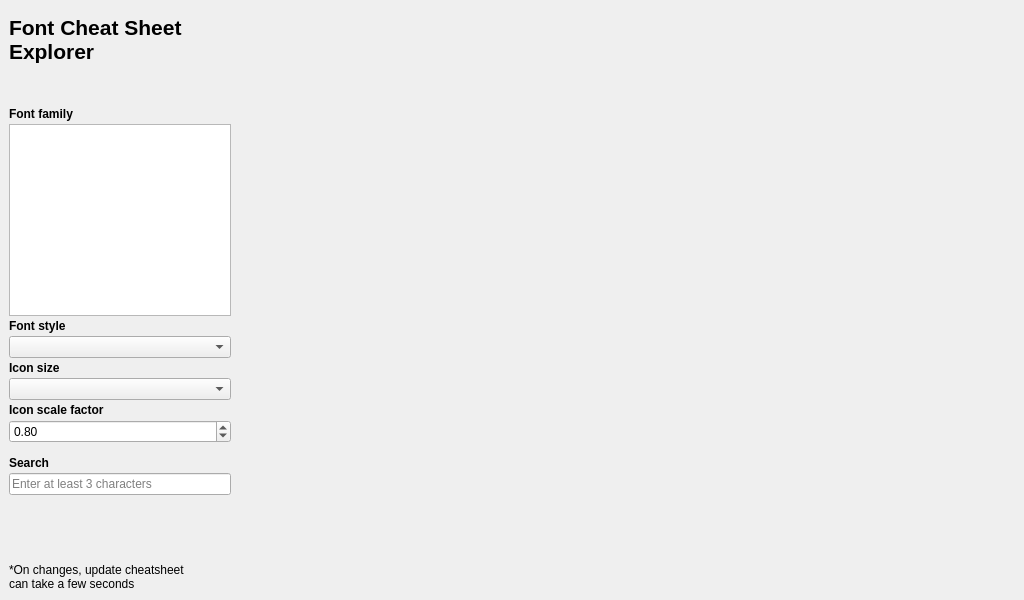
<?xml version="1.0" encoding="UTF-8"?>
<ui version="4.0">
 <class>WidgetCheatSheet</class>
 <widget class="QWidget" name="WidgetCheatSheet">
  <property name="geometry">
   <rect>
    <x>0</x>
    <y>0</y>
    <width>1024</width>
    <height>600</height>
   </rect>
  </property>
  <property name="windowTitle">
   <string>CheatSheet</string>
  </property>
  <layout class="QHBoxLayout" name="horizontalLayout">
   <property name="leftMargin">
    <number>0</number>
   </property>
   <property name="topMargin">
    <number>0</number>
   </property>
   <property name="rightMargin">
    <number>0</number>
   </property>
   <property name="bottomMargin">
    <number>0</number>
   </property>
   <item>
    <widget class="QWidget" name="widget" native="true">
     <property name="sizePolicy">
      <sizepolicy hsizetype="Fixed" vsizetype="Preferred">
       <horstretch>0</horstretch>
       <verstretch>0</verstretch>
      </sizepolicy>
     </property>
     <property name="minimumSize">
      <size>
       <width>240</width>
       <height>0</height>
      </size>
     </property>
     <property name="maximumSize">
      <size>
       <width>240</width>
       <height>16777215</height>
      </size>
     </property>
     <layout class="QVBoxLayout" name="verticalLayout">
      <property name="spacing">
       <number>3</number>
      </property>
      <property name="topMargin">
       <number>15</number>
      </property>
      <item>
       <widget class="QLabel" name="labelTitle">
        <property name="font">
         <font>
          <pointsize>16</pointsize>
          <weight>75</weight>
          <bold>true</bold>
         </font>
        </property>
        <property name="text">
         <string>Font Cheat Sheet&lt;br/&gt;Explorer</string>
        </property>
       </widget>
      </item>
      <item>
       <spacer name="vSpacer_1">
        <property name="orientation">
         <enum>Qt::Vertical</enum>
        </property>
        <property name="sizeType">
         <enum>QSizePolicy::Fixed</enum>
        </property>
        <property name="sizeHint" stdset="0">
         <size>
          <width>20</width>
          <height>40</height>
         </size>
        </property>
       </spacer>
      </item>
      <item>
       <widget class="QLabel" name="labelFontFamilyTxt">
        <property name="font">
         <font>
          <weight>75</weight>
          <bold>true</bold>
         </font>
        </property>
        <property name="text">
         <string>Font family</string>
        </property>
       </widget>
      </item>
      <item>
       <widget class="QListWidget" name="listWidgetFontFamilies">
        <property name="sizePolicy">
         <sizepolicy hsizetype="Expanding" vsizetype="Fixed">
          <horstretch>0</horstretch>
          <verstretch>0</verstretch>
         </sizepolicy>
        </property>
       </widget>
      </item>
      <item>
       <widget class="QLabel" name="labelFontStyleTxt">
        <property name="font">
         <font>
          <weight>75</weight>
          <bold>true</bold>
         </font>
        </property>
        <property name="text">
         <string>Font style</string>
        </property>
       </widget>
      </item>
      <item>
       <widget class="QComboBox" name="comboBoxFontStyles"/>
      </item>
      <item>
       <widget class="QLabel" name="labelIconSizeTxt">
        <property name="font">
         <font>
          <weight>75</weight>
          <bold>true</bold>
         </font>
        </property>
        <property name="text">
         <string>Icon size</string>
        </property>
       </widget>
      </item>
      <item>
       <widget class="QComboBox" name="comboBoxIconSize"/>
      </item>
      <item>
       <widget class="QLabel" name="labelScaleFactorTxt">
        <property name="font">
         <font>
          <weight>75</weight>
          <bold>true</bold>
         </font>
        </property>
        <property name="text">
         <string>Icon scale factor</string>
        </property>
       </widget>
      </item>
      <item>
       <widget class="QDoubleSpinBox" name="spinBoxScaleFactor">
        <property name="minimum">
         <double>0.500000000000000</double>
        </property>
        <property name="maximum">
         <double>1.000000000000000</double>
        </property>
        <property name="singleStep">
         <double>0.050000000000000</double>
        </property>
        <property name="value">
         <double>0.800000000000000</double>
        </property>
       </widget>
      </item>
      <item>
       <spacer name="verticalSpacer">
        <property name="orientation">
         <enum>Qt::Vertical</enum>
        </property>
        <property name="sizeType">
         <enum>QSizePolicy::Fixed</enum>
        </property>
        <property name="sizeHint" stdset="0">
         <size>
          <width>20</width>
          <height>10</height>
         </size>
        </property>
       </spacer>
      </item>
      <item>
       <widget class="QLabel" name="labelSearchTxt">
        <property name="font">
         <font>
          <weight>75</weight>
          <bold>true</bold>
         </font>
        </property>
        <property name="text">
         <string>Search</string>
        </property>
       </widget>
      </item>
      <item>
       <widget class="QLineEdit" name="lineEditSearch">
        <property name="placeholderText">
         <string>Enter at least 3 characters</string>
        </property>
        <property name="clearButtonEnabled">
         <bool>true</bool>
        </property>
       </widget>
      </item>
      <item>
       <spacer name="vSpacer_2">
        <property name="orientation">
         <enum>Qt::Vertical</enum>
        </property>
        <property name="sizeType">
         <enum>QSizePolicy::MinimumExpanding</enum>
        </property>
        <property name="sizeHint" stdset="0">
         <size>
          <width>20</width>
          <height>0</height>
         </size>
        </property>
       </spacer>
      </item>
      <item>
       <widget class="QLabel" name="labelInfo">
        <property name="text">
         <string>*On changes, update cheatsheet&lt;br/&gt; can take a few seconds</string>
        </property>
        <property name="wordWrap">
         <bool>true</bool>
        </property>
       </widget>
      </item>
     </layout>
    </widget>
   </item>
   <item>
    <widget class="QScrollArea" name="scrollArea">
     <property name="frameShape">
      <enum>QFrame::NoFrame</enum>
     </property>
     <property name="widgetResizable">
      <bool>true</bool>
     </property>
     <property name="alignment">
      <set>Qt::AlignLeading|Qt::AlignLeft|Qt::AlignTop</set>
     </property>
     <widget class="QWidget" name="scrollWidgetContents">
      <property name="geometry">
       <rect>
        <x>0</x>
        <y>0</y>
        <width>778</width>
        <height>600</height>
       </rect>
      </property>
     </widget>
    </widget>
   </item>
  </layout>
 </widget>
 <resources/>
 <connections/>
</ui>
